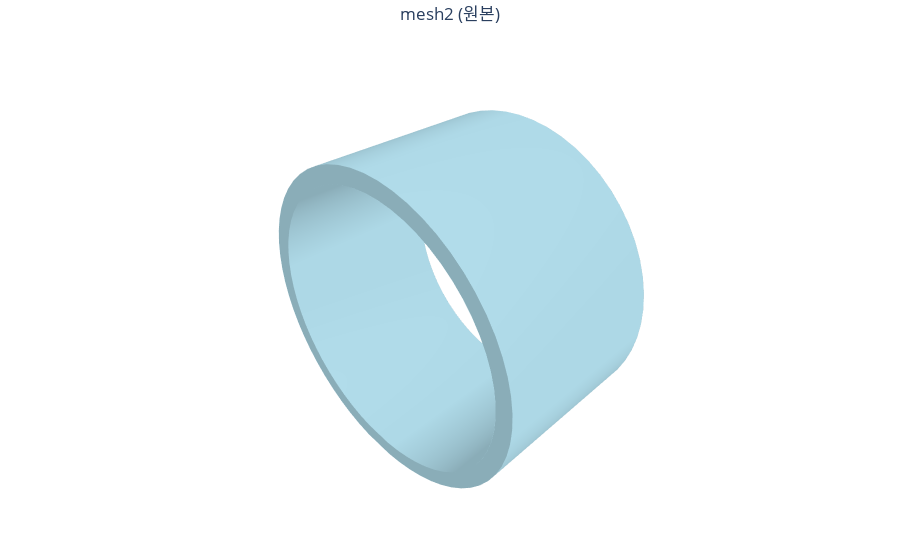
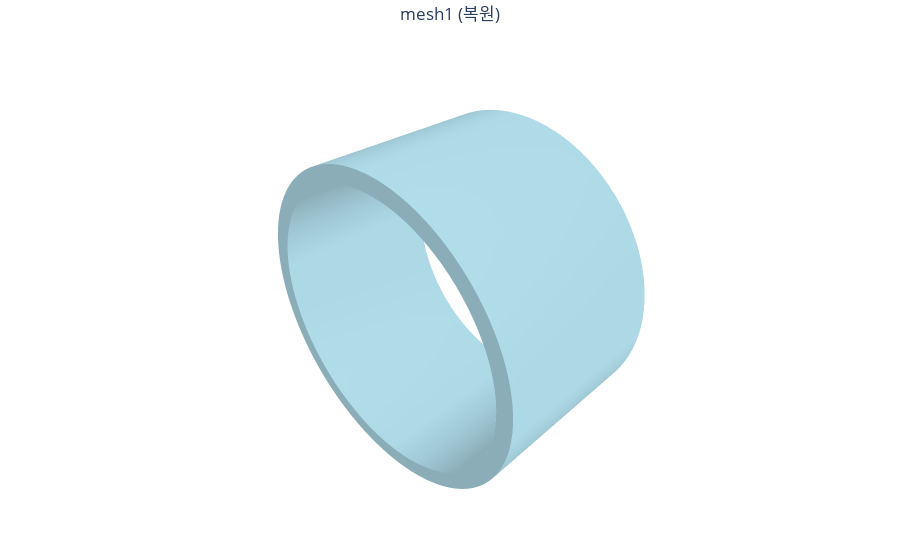

The code cell stored with these charts, in order, in its notebook:
### Markdown cell above
# 형상 편차 시각화

### Code cell
import plotly.graph_objects as go

def visualize_o3d_mesh(title, mesh):
    # open3d mesh의 vertex/face 추출
    vertices = np.asarray(mesh.vertices)
    triangles = np.asarray(mesh.triangles)
    fig = go.Figure(
        data=[
            go.Mesh3d(
                x=vertices[:, 0],
                y=vertices[:, 1],
                z=vertices[:, 2],
                i=triangles[:, 0],
                j=triangles[:, 1],
                k=triangles[:, 2],
                opacity=1.0,
                color='lightblue'
            )
        ],
        layout=dict(
            title=dict(text=title, x=0.5),
            scene=dict(
                xaxis=dict(visible=False),
                yaxis=dict(visible=False),
                zaxis=dict(visible=False),
                aspectmode='data'
            ),
            margin=dict(t=40, b=10, l=0, r=0),
        )
    )
    fig.show()

# mesh1, mesh2 시각화

visualize_o3d_mesh("mesh2 (원본)", mesh2)
visualize_o3d_mesh("mesh1 (복원)", mesh1)

### Figure 1 — Plotly figure (JSON) as saved in the notebook; plotly's stock layout.template omitted (floating-point values rounded to 4 significant figures; data arrays with more than 128 entries replaced by an {"elided": "..."} marker saying what was removed)
{"data": [{"color": "lightblue", "i": {"elided": "44136 int values"}, "j": {"elided": "44136 int values"}, "k": {"elided": "44136 int values"}, "opacity": 1, "type": "mesh3d", "x": {"elided": "24586 float values"}, "y": {"elided": "24586 float values"}, "z": {"elided": "24586 float values"}}], "layout": {"margin": {"b": 10, "l": 0, "r": 0, "t": 40}, "scene": {"aspectmode": "data", "xaxis": {"visible": false}, "yaxis": {"visible": false}, "zaxis": {"visible": false}}, "title": {"text": "mesh2 (원본)", "x": 0.5}}}

### Figure 2 — Plotly figure (JSON) as saved in the notebook; plotly's stock layout.template omitted (floating-point values rounded to 4 significant figures; data arrays with more than 128 entries replaced by an {"elided": "..."} marker saying what was removed)
{"data": [{"color": "lightblue", "i": {"elided": "800 int values"}, "j": {"elided": "800 int values"}, "k": {"elided": "800 int values"}, "opacity": 1, "type": "mesh3d", "x": {"elided": "800 float values"}, "y": {"elided": "800 float values"}, "z": {"elided": "800 float values"}}], "layout": {"margin": {"b": 10, "l": 0, "r": 0, "t": 40}, "scene": {"aspectmode": "data", "xaxis": {"visible": false}, "yaxis": {"visible": false}, "zaxis": {"visible": false}}, "title": {"text": "mesh1 (복원)", "x": 0.5}}}
